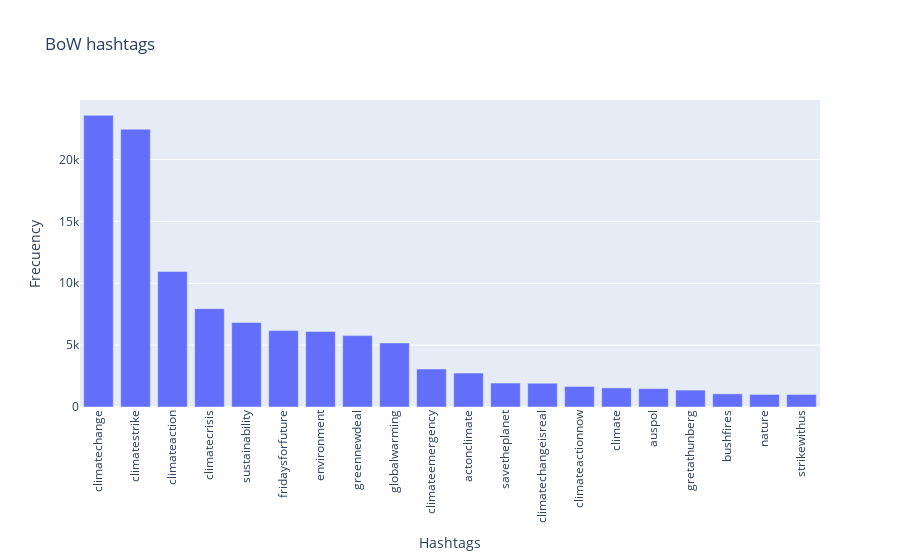

The notebook cell this image was saved under:
### Code cell
# process for hashtags

tokens_hashtags = [w.lower() for w in all_tokens_hashtags if len(w) > 1]
tokens_hashtags = [w for w in tokens_hashtags if w.isalpha()]
tokens_hashtags = [w for w in tokens_hashtags if w not in stop_words_nltk]
fdist = nltk.FreqDist(tokens_hashtags)
topwords = fdist.most_common(20)
print("Size of new BoW hashtags =", len(fdist))
x, y = zip(*topwords)
fig = px.bar(x=x, y=y, title = "BoW hashtags", labels = {"x":"Hashtags", "y":"Frecuency"})
fig.update_xaxes(tickangle=270)
fig.show()

### Figure 1 — Plotly figure (JSON) as saved in the notebook; plotly's stock layout.template omitted (floating-point values rounded to 4 significant figures)
{"data": [{"alignmentgroup": "True", "hovertemplate": "Hashtags=%{x}<br>Frecuency=%{y}<extra></extra>", "legendgroup": "", "marker": {"color": "#636efa", "pattern": {"shape": ""}}, "name": "", "offsetgroup": "", "orientation": "v", "showlegend": false, "textposition": "auto", "type": "bar", "x": ["climatechange", "climatestrike", "climateaction", "climatecrisis", "sustainability", "fridaysforfuture", "environment", "greennewdeal", "globalwarming", "climateemergency", "actonclimate", "savetheplanet", "climatechangeisreal", "climateactionnow", "climate", "auspol", "gretathunberg", "bushfires", "nature", "strikewithus"], "xaxis": "x", "y": [23572, 22452, 10955, 7948, 6831, 6176, 6104, 5769, 5178, 3072, 2739, 1937, 1922, 1658, 1546, 1488, 1366, 1065, 1016, 1013], "yaxis": "y"}], "layout": {"barmode": "relative", "legend": {"tracegroupgap": 0}, "title": {"text": "BoW hashtags"}, "xaxis": {"anchor": "y", "domain": [0, 1], "tickangle": -90, "title": {"text": "Hashtags"}}, "yaxis": {"anchor": "x", "domain": [0, 1], "title": {"text": "Frecuency"}}}}
